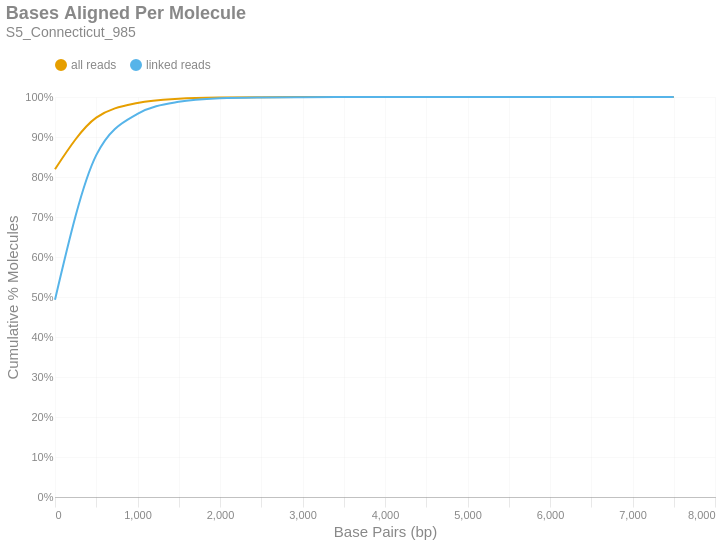

Write notebook code for a chart like this one.
### Markdown cell above
### Bases Aligned Per Molecule
This is a cumulative frequency distribution showing the number of base pairs aligned per unique molecule. These data are shown in 500 bp bins. There are two distributions: one with `all reads` (yellow) and another with only `linked reads` (blue). The percent of molecules in the `linked reads` distribution is relative to the total number of linked molecules.

### Code cell
if SKIPLR:
    print_html(f"Skipped")
else:
    binned_df = consolidated_hist(valids['aligned_bp'], mask, 500, True)
    with SafeRender(binned_df):
        (
            density_plot(binned_df, 'Bases Aligned Per Molecule', samplename, 'basesper')
            .encode(
                x=alt.X('bin:Q', title="Base Pairs (bp)").axis(tickMinStep=500).scale(padding=0),
                y=alt.Y('value:Q', title='Cumulative % Molecules')
                    .axis(format='%')
                    .scale(domain = [0,1])
                    .stack(False),
                color=alt.Color("key:N").scale(domain = ["all reads", "linked reads"]),
                tooltip = [
                    alt.Tooltip("key:N", title = "Data Type"),
                    alt.Tooltip("range_label:N", title="Bases Aligned Per Molecule"),
                    alt.Tooltip("value:Q", format = ".2%", title="% Molecules (Cum.)")
                ]
            )
        ).display()

### Figure 1 — Vega-Lite specification as saved in the notebook (floating-point values rounded to 4 significant figures)
{"width": "container", "height": 400, "config": {"title": {"anchor": "start", "dy": -15, "fontSize": 18, "color": "#888888", "subtitleColor": "#888888", "subtitleFontSize": 14}, "arc": {"fill": "#0072B2"}, "axis": {"domainColor": "#888888", "domainWidth": 0.5, "gridWidth": 0.2, "grid": false, "titleFontWeight": 400, "titleFontSize": 15, "labelFontSize": 11, "labelColor": "#888888", "tickColor": "#888888", "tickWidth": 0.2, "titleColor": "#888888"}, "axisBand": {"grid": false}, "axisX": {"grid": true, "tickSize": 10, "domainCap": "round"}, "axisY": {"domain": false, "grid": true, "tickSize": 0, "domainCap": "round"}, "background": "transparent", "header": {"labelFontSize": 15, "labelColor": "#888888", "titleFontSize": 15, "titleFontWeight": 600, "titleColor": "#888888"}, "legend": {"labelFont": "sans-serif", "labelFontSize": 12, "labelColor": "#888888", "symbolSize": 100, "symbolType": "circle", "titleFontSize": 12, "titlePadding": 10, "titleColor": "#888888", "title": null, "orient": "top"}, "range": {"category": ["#E69F00", "#56B4E9", "#009E73", "#F0E442", "#0072B2", "#D55E00", "#CC79A7", "#000000"], "diverging": ["#cfe8f3", "#a2d4ec", "#73bfe2", "#46abdb", "#1696d2", "#12719e"]}, "area": {"fill": "#0072B2", "fillOpacity": 0.7, "line": true, "strokeOpacity": 0.7}, "line": {"color": "#0072B2", "stroke": "#0072B2", "strokeWidth": 2}, "trail": {"color": "#0072B2", "stroke": "#0072B2", "strokeWidth": 0, "size": 1}, "point": {"filled": true, "fillOpacity": 1.0, "size": 95}, "text": {"color": "#888888", "fontSize": 11, "align": "right", "fontWeight": 400, "size": 11}, "bar": {"fill": "#0072B2", "stroke": null}, "view": {"stroke": null, "continuousWidth": 660, "continuousHeight": 400}}, "data": {"name": "data-3f5881af033e292faaf3c14a717a06bb"}, "mark": {"type": "line", "interpolate": "monotone", "point": {"opacity": 0, "size": 275}}, "encoding": {"color": {"field": "key", "scale": {"domain": ["all reads", "linked reads"]}, "type": "nominal"}, "tooltip": [{"field": "key", "title": "Data Type", "type": "nominal"}, {"field": "range_label", "title": "Bases Aligned Per Molecule", "type": "nominal"}, {"field": "value", "format": ".2%", "title": "% Molecules (Cum.)", "type": "quantitative"}], "x": {"axis": {"tickMinStep": 500}, "field": "bin", "scale": {"padding": 0}, "title": "Base Pairs (bp)", "type": "quantitative"}, "y": {"axis": {"format": "%"}, "field": "value", "scale": {"domain": [0, 1]}, "stack": false, "title": "Cumulative % Molecules", "type": "quantitative"}}, "params": [{"name": "param_c36ac31b6afebe62", "select": {"type": "point", "fields": ["key"]}, "bind": "legend"}], "title": {"text": "Bases Aligned Per Molecule", "subtitle": "S5_Connecticut_985"}, "transform": [{"fold": ["all reads (cumsum)", "linked reads (cumsum)"]}, {"calculate": "replace(datum.key, ' (cumsum)', '')", "as": "key"}, {"filter": {"param": "param_c36ac31b6afebe62"}}], "usermeta": {"embedOptions": {"downloadFileName": "S5_Connecticut_985.basesper"}}, "$schema": "https://vega.github.io/schema/vega-lite/v6.1.0.json", "datasets": {"data-3f5881af033e292faaf3c14a717a06bb": [{"bin": "0.0", "interval": "0.0-500.0", "all reads": 0.8195, "linked reads": 0.493, "all reads (cumsum)": 0.8195, "linked reads (cumsum)": 0.493, "range_label": "0-499"}, {"bin": "500.0", "interval": "500.0-1000.0", "all reads": 0.1289, "linked reads": 0.3616, "all reads (cumsum)": 0.9484, "linked reads (cumsum)": 0.8546, "range_label": "500-999"}, {"bin": "1000.0", "interval": "1000.0-1500.0", "all reads": 0.03669, "linked reads": 0.1033, "all reads (cumsum)": 0.9851, "linked reads (cumsum)": 0.9579, "range_label": "1000-1499"}, {"bin": "1500.0", "interval": "1500.0-2000.0", "all reads": 0.01069, "linked reads": 0.03011, "all reads (cumsum)": 0.9957, "linked reads (cumsum)": 0.988, "range_label": "1500-1999"}, {"bin": "2000.0", "interval": "2000.0-2500.0", "all reads": 0.003114, "linked reads": 0.008771, "all reads (cumsum)": 0.9989, "linked reads (cumsum)": 0.9968, "range_label": "2000-2499"}, {"bin": "2500.0", "interval": "2500.0-3000.0", "all reads": 0.0007938, "linked reads": 0.002236, "all reads (cumsum)": 0.9997, "linked reads (cumsum)": 0.999, "range_label": "2500-2999"}, {"bin": "3000.0", "interval": "3000.0-3500.0", "all reads": 0.0002318, "linked reads": 0.0006529, "all reads (cumsum)": 0.9999, "linked reads (cumsum)": 0.9997, "range_label": "3000-3499"}, {"bin": "3500.0", "interval": "3500.0-4000.0", "all reads": 7.234e-05, "linked reads": 0.0002038, "all reads (cumsum)": 1.0, "linked reads (cumsum)": 0.9999, "range_label": "3500-3999"}, {"bin": "4000.0", "interval": "4000.0-4500.0", "all reads": 2.557e-05, "linked reads": 7.203e-05, "all reads (cumsum)": 1.0, "linked reads (cumsum)": 1.0, "range_label": "4000-4499"}, {"bin": "4500.0", "interval": "4500.0-5000.0", "all reads": 8.752e-06, "linked reads": 2.465e-05, "all reads (cumsum)": 1.0, "linked reads (cumsum)": 1.0, "range_label": "4500-4999"}, {"bin": "5000.0", "interval": "5000.0-5500.0", "all reads": 2.188e-06, "linked reads": 6.163e-06, "all reads (cumsum)": 1.0, "linked reads (cumsum)": 1.0, "range_label": "5000-5499"}, {"bin": "5500.0", "interval": "5500.0-6000.0", "all reads": 1.641e-06, "linked reads": 4.622e-06, "all reads (cumsum)": 1.0, "linked reads (cumsum)": 1.0, "range_label": "5500-5999"}, {"bin": "6000.0", "interval": "6000.0-6500.0", "all reads": 1.367e-07, "linked reads": 3.852e-07, "all reads (cumsum)": 1.0, "linked reads (cumsum)": 1.0, "range_label": "6000-6499"}, {"bin": "6500.0", "interval": "6500.0-7000.0", "all reads": 2.735e-07, "linked reads": 7.703e-07, "all reads (cumsum)": 1.0, "linked reads (cumsum)": 1.0, "range_label": "6500-6999"}, {"bin": "7000.0", "interval": "7000.0-7500.0", "all reads": 0.0, "linked reads": 0.0, "all reads (cumsum)": 1.0, "linked reads (cumsum)": 1.0, "range_label": "7000-7499"}, {"bin": "7500.0", "interval": "7500.0-8000.0", "all reads": 1.367e-07, "linked reads": 3.852e-07, "all reads (cumsum)": 1.0, "linked reads (cumsum)": 1.0, "range_label": "7500-7999"}]}}
